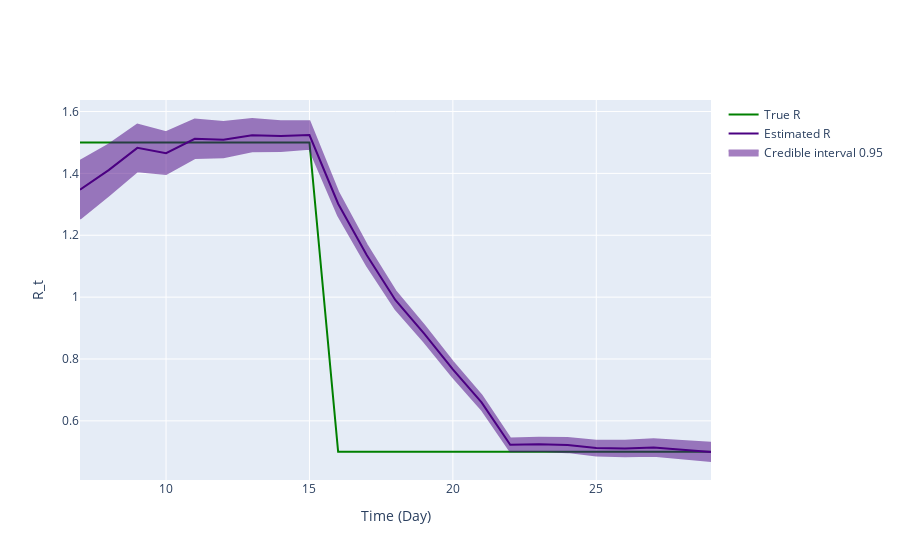

Write notebook code for a chart like this one.
### Code cell
fig = ReproductionNumberPlot()

fig.add_ground_truth_rt(ground_truth)
fig.add_interval_rt(interval2)

fig.update_labels(time_label='Time (Day)', r_label='R_t')

fig.show_figure()

### Figure 1 — Plotly figure (JSON) as saved in the notebook; plotly's stock layout.template omitted (floating-point values rounded to 4 significant figures)
{"data": [{"line": {"color": "green"}, "mode": "lines", "name": "True R", "type": "scatter", "x": [7, 8, 9, 10, 11, 12, 13, 14, 15, 16, 17, 18, 19, 20, 21, 22, 23, 24, 25, 26, 27, 28, 29], "y": [1.5, 1.5, 1.5, 1.5, 1.5, 1.5, 1.5, 1.5, 1.5, 0.5, 0.5, 0.5, 0.5, 0.5, 0.5, 0.5, 0.5, 0.5, 0.5, 0.5, 0.5, 0.5, 0.5]}, {"line": {"color": "indigo"}, "mode": "lines", "name": "Estimated R", "type": "scatter", "x": [7, 8, 9, 10, 11, 12, 13, 14, 15, 16, 17, 18, 19, 20, 21, 22, 23, 24, 25, 26, 27, 28, 29], "y": [1.347, 1.411, 1.482, 1.465, 1.512, 1.509, 1.524, 1.521, 1.524, 1.302, 1.135, 0.9902, 0.882, 0.7661, 0.6596, 0.5226, 0.5241, 0.5216, 0.512, 0.5105, 0.5137, 0.5074, 0.4996]}, {"fill": "toself", "fillcolor": "indigo", "line": {"color": "indigo"}, "mode": "lines", "name": "Credible interval 0.95", "opacity": 0.5, "type": "scatter", "x": [7, 8, 9, 10, 11, 12, 13, 14, 15, 16, 17, 18, 19, 20, 21, 22, 23, 24, 25, 26, 27, 28, 29, 29, 28, 27, 26, 25, 24, 23, 22, 21, 20, 19, 18, 17, 16, 15, 14, 13, 12, 11, 10, 9, 8, 7], "y": [1.44, 1.493, 1.558, 1.533, 1.574, 1.566, 1.576, 1.569, 1.569, 1.34, 1.168, 1.019, 0.9088, 0.7907, 0.6825, 0.5433, 0.5456, 0.5442, 0.5358, 0.5357, 0.5404, 0.5355, 0.5289, 0.4703, 0.4793, 0.4869, 0.4852, 0.4881, 0.4989, 0.5027, 0.502, 0.6368, 0.7416, 0.8553, 0.961, 1.102, 1.264, 1.48, 1.473, 1.471, 1.452, 1.45, 1.398, 1.407, 1.328, 1.254]}], "layout": {"hovermode": "x unified", "xaxis": {"title": {"text": "Time (Day)"}}, "yaxis": {"title": {"text": "R_t"}}}}
